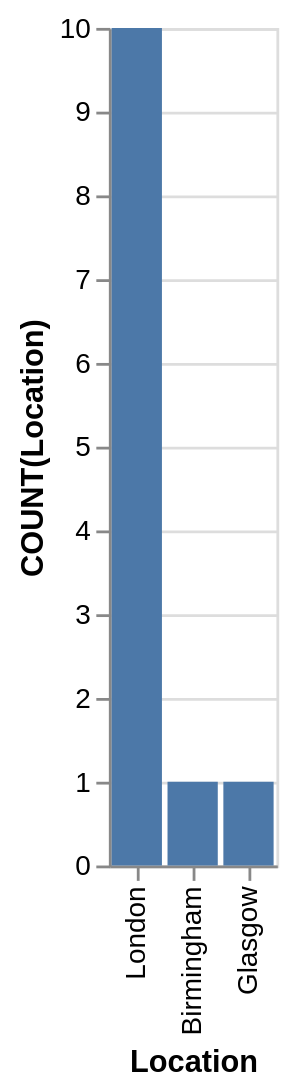

Vega-Lite specification for this chart:
### Vega-Lite specification from a JSON file in a GitHub repository (floating-point values rounded to 4 significant figures)
{"data": {"values": [{"x_data": "Birmingham", "y_data": 1}, {"x_data": "Glasgow", "y_data": 1}, {"x_data": "London", "y_data": 10}]}, "mark": "bar", "encoding": {"x": {"field": "x_data", "type": "nominal", "title": "Location", "sort": {"op": "sum", "field": "y_data", "order": "descending"}}, "y": {"field": "y_data", "type": "quantitative", "title": "COUNT(Location)"}}}
